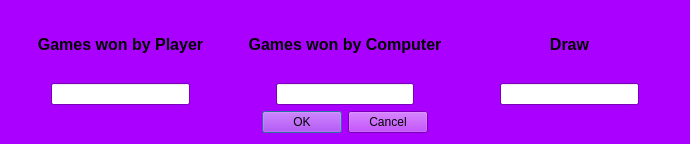
<?xml version="1.0" encoding="UTF-8"?>
<ui version="4.0">
 <class>stats</class>
 <widget class="QDialog" name="stats">
  <property name="geometry">
   <rect>
    <x>0</x>
    <y>0</y>
    <width>690</width>
    <height>144</height>
   </rect>
  </property>
  <property name="palette">
   <palette>
    <active>
     <colorrole role="WindowText">
      <brush brushstyle="SolidPattern">
       <color alpha="255">
        <red>0</red>
        <green>0</green>
        <blue>0</blue>
       </color>
      </brush>
     </colorrole>
     <colorrole role="Button">
      <brush brushstyle="SolidPattern">
       <color alpha="255">
        <red>170</red>
        <green>0</green>
        <blue>255</blue>
       </color>
      </brush>
     </colorrole>
     <colorrole role="Light">
      <brush brushstyle="SolidPattern">
       <color alpha="255">
        <red>213</red>
        <green>127</green>
        <blue>255</blue>
       </color>
      </brush>
     </colorrole>
     <colorrole role="Midlight">
      <brush brushstyle="SolidPattern">
       <color alpha="255">
        <red>191</red>
        <green>63</green>
        <blue>255</blue>
       </color>
      </brush>
     </colorrole>
     <colorrole role="Dark">
      <brush brushstyle="SolidPattern">
       <color alpha="255">
        <red>85</red>
        <green>0</green>
        <blue>127</blue>
       </color>
      </brush>
     </colorrole>
     <colorrole role="Mid">
      <brush brushstyle="SolidPattern">
       <color alpha="255">
        <red>113</red>
        <green>0</green>
        <blue>170</blue>
       </color>
      </brush>
     </colorrole>
     <colorrole role="Text">
      <brush brushstyle="SolidPattern">
       <color alpha="255">
        <red>0</red>
        <green>0</green>
        <blue>0</blue>
       </color>
      </brush>
     </colorrole>
     <colorrole role="BrightText">
      <brush brushstyle="SolidPattern">
       <color alpha="255">
        <red>255</red>
        <green>255</green>
        <blue>255</blue>
       </color>
      </brush>
     </colorrole>
     <colorrole role="ButtonText">
      <brush brushstyle="SolidPattern">
       <color alpha="255">
        <red>0</red>
        <green>0</green>
        <blue>0</blue>
       </color>
      </brush>
     </colorrole>
     <colorrole role="Base">
      <brush brushstyle="SolidPattern">
       <color alpha="255">
        <red>255</red>
        <green>255</green>
        <blue>255</blue>
       </color>
      </brush>
     </colorrole>
     <colorrole role="Window">
      <brush brushstyle="SolidPattern">
       <color alpha="255">
        <red>170</red>
        <green>0</green>
        <blue>255</blue>
       </color>
      </brush>
     </colorrole>
     <colorrole role="Shadow">
      <brush brushstyle="SolidPattern">
       <color alpha="255">
        <red>0</red>
        <green>0</green>
        <blue>0</blue>
       </color>
      </brush>
     </colorrole>
     <colorrole role="AlternateBase">
      <brush brushstyle="SolidPattern">
       <color alpha="255">
        <red>212</red>
        <green>127</green>
        <blue>255</blue>
       </color>
      </brush>
     </colorrole>
     <colorrole role="ToolTipBase">
      <brush brushstyle="SolidPattern">
       <color alpha="255">
        <red>255</red>
        <green>255</green>
        <blue>220</blue>
       </color>
      </brush>
     </colorrole>
     <colorrole role="ToolTipText">
      <brush brushstyle="SolidPattern">
       <color alpha="255">
        <red>0</red>
        <green>0</green>
        <blue>0</blue>
       </color>
      </brush>
     </colorrole>
     <colorrole role="PlaceholderText">
      <brush brushstyle="SolidPattern">
       <color alpha="128">
        <red>0</red>
        <green>0</green>
        <blue>0</blue>
       </color>
      </brush>
     </colorrole>
    </active>
    <inactive>
     <colorrole role="WindowText">
      <brush brushstyle="SolidPattern">
       <color alpha="255">
        <red>0</red>
        <green>0</green>
        <blue>0</blue>
       </color>
      </brush>
     </colorrole>
     <colorrole role="Button">
      <brush brushstyle="SolidPattern">
       <color alpha="255">
        <red>170</red>
        <green>0</green>
        <blue>255</blue>
       </color>
      </brush>
     </colorrole>
     <colorrole role="Light">
      <brush brushstyle="SolidPattern">
       <color alpha="255">
        <red>213</red>
        <green>127</green>
        <blue>255</blue>
       </color>
      </brush>
     </colorrole>
     <colorrole role="Midlight">
      <brush brushstyle="SolidPattern">
       <color alpha="255">
        <red>191</red>
        <green>63</green>
        <blue>255</blue>
       </color>
      </brush>
     </colorrole>
     <colorrole role="Dark">
      <brush brushstyle="SolidPattern">
       <color alpha="255">
        <red>85</red>
        <green>0</green>
        <blue>127</blue>
       </color>
      </brush>
     </colorrole>
     <colorrole role="Mid">
      <brush brushstyle="SolidPattern">
       <color alpha="255">
        <red>113</red>
        <green>0</green>
        <blue>170</blue>
       </color>
      </brush>
     </colorrole>
     <colorrole role="Text">
      <brush brushstyle="SolidPattern">
       <color alpha="255">
        <red>0</red>
        <green>0</green>
        <blue>0</blue>
       </color>
      </brush>
     </colorrole>
     <colorrole role="BrightText">
      <brush brushstyle="SolidPattern">
       <color alpha="255">
        <red>255</red>
        <green>255</green>
        <blue>255</blue>
       </color>
      </brush>
     </colorrole>
     <colorrole role="ButtonText">
      <brush brushstyle="SolidPattern">
       <color alpha="255">
        <red>0</red>
        <green>0</green>
        <blue>0</blue>
       </color>
      </brush>
     </colorrole>
     <colorrole role="Base">
      <brush brushstyle="SolidPattern">
       <color alpha="255">
        <red>255</red>
        <green>255</green>
        <blue>255</blue>
       </color>
      </brush>
     </colorrole>
     <colorrole role="Window">
      <brush brushstyle="SolidPattern">
       <color alpha="255">
        <red>170</red>
        <green>0</green>
        <blue>255</blue>
       </color>
      </brush>
     </colorrole>
     <colorrole role="Shadow">
      <brush brushstyle="SolidPattern">
       <color alpha="255">
        <red>0</red>
        <green>0</green>
        <blue>0</blue>
       </color>
      </brush>
     </colorrole>
     <colorrole role="AlternateBase">
      <brush brushstyle="SolidPattern">
       <color alpha="255">
        <red>212</red>
        <green>127</green>
        <blue>255</blue>
       </color>
      </brush>
     </colorrole>
     <colorrole role="ToolTipBase">
      <brush brushstyle="SolidPattern">
       <color alpha="255">
        <red>255</red>
        <green>255</green>
        <blue>220</blue>
       </color>
      </brush>
     </colorrole>
     <colorrole role="ToolTipText">
      <brush brushstyle="SolidPattern">
       <color alpha="255">
        <red>0</red>
        <green>0</green>
        <blue>0</blue>
       </color>
      </brush>
     </colorrole>
     <colorrole role="PlaceholderText">
      <brush brushstyle="SolidPattern">
       <color alpha="128">
        <red>0</red>
        <green>0</green>
        <blue>0</blue>
       </color>
      </brush>
     </colorrole>
    </inactive>
    <disabled>
     <colorrole role="WindowText">
      <brush brushstyle="SolidPattern">
       <color alpha="255">
        <red>85</red>
        <green>0</green>
        <blue>127</blue>
       </color>
      </brush>
     </colorrole>
     <colorrole role="Button">
      <brush brushstyle="SolidPattern">
       <color alpha="255">
        <red>170</red>
        <green>0</green>
        <blue>255</blue>
       </color>
      </brush>
     </colorrole>
     <colorrole role="Light">
      <brush brushstyle="SolidPattern">
       <color alpha="255">
        <red>213</red>
        <green>127</green>
        <blue>255</blue>
       </color>
      </brush>
     </colorrole>
     <colorrole role="Midlight">
      <brush brushstyle="SolidPattern">
       <color alpha="255">
        <red>191</red>
        <green>63</green>
        <blue>255</blue>
       </color>
      </brush>
     </colorrole>
     <colorrole role="Dark">
      <brush brushstyle="SolidPattern">
       <color alpha="255">
        <red>85</red>
        <green>0</green>
        <blue>127</blue>
       </color>
      </brush>
     </colorrole>
     <colorrole role="Mid">
      <brush brushstyle="SolidPattern">
       <color alpha="255">
        <red>113</red>
        <green>0</green>
        <blue>170</blue>
       </color>
      </brush>
     </colorrole>
     <colorrole role="Text">
      <brush brushstyle="SolidPattern">
       <color alpha="255">
        <red>85</red>
        <green>0</green>
        <blue>127</blue>
       </color>
      </brush>
     </colorrole>
     <colorrole role="BrightText">
      <brush brushstyle="SolidPattern">
       <color alpha="255">
        <red>255</red>
        <green>255</green>
        <blue>255</blue>
       </color>
      </brush>
     </colorrole>
     <colorrole role="ButtonText">
      <brush brushstyle="SolidPattern">
       <color alpha="255">
        <red>85</red>
        <green>0</green>
        <blue>127</blue>
       </color>
      </brush>
     </colorrole>
     <colorrole role="Base">
      <brush brushstyle="SolidPattern">
       <color alpha="255">
        <red>170</red>
        <green>0</green>
        <blue>255</blue>
       </color>
      </brush>
     </colorrole>
     <colorrole role="Window">
      <brush brushstyle="SolidPattern">
       <color alpha="255">
        <red>170</red>
        <green>0</green>
        <blue>255</blue>
       </color>
      </brush>
     </colorrole>
     <colorrole role="Shadow">
      <brush brushstyle="SolidPattern">
       <color alpha="255">
        <red>0</red>
        <green>0</green>
        <blue>0</blue>
       </color>
      </brush>
     </colorrole>
     <colorrole role="AlternateBase">
      <brush brushstyle="SolidPattern">
       <color alpha="255">
        <red>170</red>
        <green>0</green>
        <blue>255</blue>
       </color>
      </brush>
     </colorrole>
     <colorrole role="ToolTipBase">
      <brush brushstyle="SolidPattern">
       <color alpha="255">
        <red>255</red>
        <green>255</green>
        <blue>220</blue>
       </color>
      </brush>
     </colorrole>
     <colorrole role="ToolTipText">
      <brush brushstyle="SolidPattern">
       <color alpha="255">
        <red>0</red>
        <green>0</green>
        <blue>0</blue>
       </color>
      </brush>
     </colorrole>
     <colorrole role="PlaceholderText">
      <brush brushstyle="SolidPattern">
       <color alpha="128">
        <red>0</red>
        <green>0</green>
        <blue>0</blue>
       </color>
      </brush>
     </colorrole>
    </disabled>
   </palette>
  </property>
  <property name="acceptDrops">
   <bool>false</bool>
  </property>
  <property name="windowTitle">
   <string>Stats</string>
  </property>
  <layout class="QGridLayout" name="gridLayout">
   <item row="0" column="0">
    <layout class="QVBoxLayout" name="verticalLayout">
     <item>
      <widget class="QLabel" name="label">
       <property name="font">
        <font>
         <pointsize>12</pointsize>
         <weight>75</weight>
         <bold>true</bold>
        </font>
       </property>
       <property name="text">
        <string>Games won by Player</string>
       </property>
       <property name="alignment">
        <set>Qt::AlignCenter</set>
       </property>
      </widget>
     </item>
     <item>
      <layout class="QHBoxLayout" name="horizontalLayout">
       <item>
        <spacer name="horizontalSpacer">
         <property name="orientation">
          <enum>Qt::Horizontal</enum>
         </property>
         <property name="sizeType">
          <enum>QSizePolicy::Minimum</enum>
         </property>
         <property name="sizeHint" stdset="0">
          <size>
           <width>40</width>
           <height>20</height>
          </size>
         </property>
        </spacer>
       </item>
       <item>
        <widget class="QLineEdit" name="s1">
         <property name="alignment">
          <set>Qt::AlignCenter</set>
         </property>
        </widget>
       </item>
       <item>
        <spacer name="horizontalSpacer_2">
         <property name="orientation">
          <enum>Qt::Horizontal</enum>
         </property>
         <property name="sizeType">
          <enum>QSizePolicy::Minimum</enum>
         </property>
         <property name="sizeHint" stdset="0">
          <size>
           <width>40</width>
           <height>20</height>
          </size>
         </property>
        </spacer>
       </item>
      </layout>
     </item>
    </layout>
   </item>
   <item row="0" column="1">
    <layout class="QVBoxLayout" name="verticalLayout_2">
     <item>
      <widget class="QLabel" name="label_2">
       <property name="font">
        <font>
         <pointsize>12</pointsize>
         <weight>75</weight>
         <bold>true</bold>
        </font>
       </property>
       <property name="text">
        <string>Games won by Computer</string>
       </property>
       <property name="alignment">
        <set>Qt::AlignCenter</set>
       </property>
      </widget>
     </item>
     <item>
      <layout class="QHBoxLayout" name="horizontalLayout_2">
       <item>
        <spacer name="horizontalSpacer_3">
         <property name="orientation">
          <enum>Qt::Horizontal</enum>
         </property>
         <property name="sizeType">
          <enum>QSizePolicy::Minimum</enum>
         </property>
         <property name="sizeHint" stdset="0">
          <size>
           <width>40</width>
           <height>20</height>
          </size>
         </property>
        </spacer>
       </item>
       <item>
        <widget class="QLineEdit" name="s2">
         <property name="alignment">
          <set>Qt::AlignCenter</set>
         </property>
        </widget>
       </item>
       <item>
        <spacer name="horizontalSpacer_4">
         <property name="orientation">
          <enum>Qt::Horizontal</enum>
         </property>
         <property name="sizeType">
          <enum>QSizePolicy::Minimum</enum>
         </property>
         <property name="sizeHint" stdset="0">
          <size>
           <width>40</width>
           <height>20</height>
          </size>
         </property>
        </spacer>
       </item>
      </layout>
     </item>
    </layout>
   </item>
   <item row="0" column="2">
    <layout class="QVBoxLayout" name="verticalLayout_3">
     <item>
      <widget class="QLabel" name="label_3">
       <property name="font">
        <font>
         <pointsize>12</pointsize>
         <weight>75</weight>
         <bold>true</bold>
        </font>
       </property>
       <property name="text">
        <string>Draw</string>
       </property>
       <property name="alignment">
        <set>Qt::AlignCenter</set>
       </property>
      </widget>
     </item>
     <item>
      <layout class="QHBoxLayout" name="horizontalLayout_3">
       <item>
        <spacer name="horizontalSpacer_5">
         <property name="orientation">
          <enum>Qt::Horizontal</enum>
         </property>
         <property name="sizeType">
          <enum>QSizePolicy::Minimum</enum>
         </property>
         <property name="sizeHint" stdset="0">
          <size>
           <width>40</width>
           <height>20</height>
          </size>
         </property>
        </spacer>
       </item>
       <item>
        <widget class="QLineEdit" name="s3">
         <property name="alignment">
          <set>Qt::AlignCenter</set>
         </property>
        </widget>
       </item>
       <item>
        <spacer name="horizontalSpacer_6">
         <property name="orientation">
          <enum>Qt::Horizontal</enum>
         </property>
         <property name="sizeType">
          <enum>QSizePolicy::Minimum</enum>
         </property>
         <property name="sizeHint" stdset="0">
          <size>
           <width>40</width>
           <height>20</height>
          </size>
         </property>
        </spacer>
       </item>
      </layout>
     </item>
    </layout>
   </item>
   <item row="1" column="0" colspan="3">
    <widget class="QDialogButtonBox" name="buttonBox">
     <property name="orientation">
      <enum>Qt::Horizontal</enum>
     </property>
     <property name="standardButtons">
      <set>QDialogButtonBox::Cancel|QDialogButtonBox::Ok</set>
     </property>
     <property name="centerButtons">
      <bool>true</bool>
     </property>
    </widget>
   </item>
  </layout>
 </widget>
 <resources/>
 <connections>
  <connection>
   <sender>buttonBox</sender>
   <signal>accepted()</signal>
   <receiver>stats</receiver>
   <slot>accept()</slot>
   <hints>
    <hint type="sourcelabel">
     <x>248</x>
     <y>254</y>
    </hint>
    <hint type="destinationlabel">
     <x>157</x>
     <y>274</y>
    </hint>
   </hints>
  </connection>
  <connection>
   <sender>buttonBox</sender>
   <signal>rejected()</signal>
   <receiver>stats</receiver>
   <slot>reject()</slot>
   <hints>
    <hint type="sourcelabel">
     <x>316</x>
     <y>260</y>
    </hint>
    <hint type="destinationlabel">
     <x>286</x>
     <y>274</y>
    </hint>
   </hints>
  </connection>
 </connections>
</ui>
